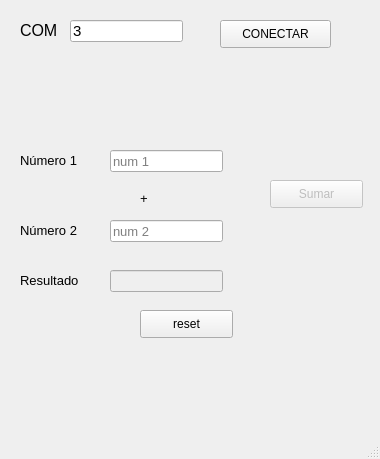
<?xml version="1.0" encoding="UTF-8"?>
<ui version="4.0">
 <class>MainWindow</class>
 <widget class="QMainWindow" name="MainWindow">
  <property name="geometry">
   <rect>
    <x>0</x>
    <y>0</y>
    <width>380</width>
    <height>459</height>
   </rect>
  </property>
  <property name="windowTitle">
   <string>Suma</string>
  </property>
  <widget class="QWidget" name="centralwidget">
   <widget class="QLabel" name="label">
    <property name="geometry">
     <rect>
      <x>20</x>
      <y>20</y>
      <width>51</width>
      <height>21</height>
     </rect>
    </property>
    <property name="font">
     <font>
      <pointsize>12</pointsize>
     </font>
    </property>
    <property name="midLineWidth">
     <number>3</number>
    </property>
    <property name="text">
     <string>COM</string>
    </property>
   </widget>
   <widget class="QLineEdit" name="txt_com">
    <property name="geometry">
     <rect>
      <x>70</x>
      <y>20</y>
      <width>113</width>
      <height>22</height>
     </rect>
    </property>
    <property name="font">
     <font>
      <pointsize>11</pointsize>
     </font>
    </property>
    <property name="text">
     <string>3</string>
    </property>
    <property name="placeholderText">
     <string>COM</string>
    </property>
   </widget>
   <widget class="QPushButton" name="btn_connect">
    <property name="geometry">
     <rect>
      <x>220</x>
      <y>20</y>
      <width>111</width>
      <height>28</height>
     </rect>
    </property>
    <property name="text">
     <string>CONECTAR</string>
    </property>
   </widget>
   <widget class="QLineEdit" name="txt_num1">
    <property name="geometry">
     <rect>
      <x>110</x>
      <y>150</y>
      <width>113</width>
      <height>22</height>
     </rect>
    </property>
    <property name="font">
     <font>
      <pointsize>10</pointsize>
     </font>
    </property>
    <property name="placeholderText">
     <string>num 1</string>
    </property>
   </widget>
   <widget class="QLineEdit" name="txt_num2">
    <property name="geometry">
     <rect>
      <x>110</x>
      <y>220</y>
      <width>113</width>
      <height>22</height>
     </rect>
    </property>
    <property name="font">
     <font>
      <pointsize>10</pointsize>
     </font>
    </property>
    <property name="placeholderText">
     <string>num 2</string>
    </property>
   </widget>
   <widget class="QLabel" name="label_2">
    <property name="geometry">
     <rect>
      <x>20</x>
      <y>220</y>
      <width>71</width>
      <height>21</height>
     </rect>
    </property>
    <property name="font">
     <font>
      <pointsize>10</pointsize>
     </font>
    </property>
    <property name="text">
     <string>Número 2</string>
    </property>
   </widget>
   <widget class="QLabel" name="label_3">
    <property name="geometry">
     <rect>
      <x>20</x>
      <y>150</y>
      <width>71</width>
      <height>21</height>
     </rect>
    </property>
    <property name="font">
     <font>
      <pointsize>10</pointsize>
     </font>
    </property>
    <property name="text">
     <string>Número 1</string>
    </property>
   </widget>
   <widget class="QLabel" name="label_4">
    <property name="geometry">
     <rect>
      <x>20</x>
      <y>270</y>
      <width>81</width>
      <height>21</height>
     </rect>
    </property>
    <property name="font">
     <font>
      <pointsize>10</pointsize>
     </font>
    </property>
    <property name="text">
     <string>Resultado</string>
    </property>
   </widget>
   <widget class="QLineEdit" name="txt_result">
    <property name="enabled">
     <bool>false</bool>
    </property>
    <property name="geometry">
     <rect>
      <x>110</x>
      <y>270</y>
      <width>113</width>
      <height>22</height>
     </rect>
    </property>
    <property name="font">
     <font>
      <pointsize>10</pointsize>
     </font>
    </property>
   </widget>
   <widget class="QPushButton" name="btn_sumar">
    <property name="enabled">
     <bool>false</bool>
    </property>
    <property name="geometry">
     <rect>
      <x>270</x>
      <y>180</y>
      <width>93</width>
      <height>28</height>
     </rect>
    </property>
    <property name="text">
     <string>Sumar</string>
    </property>
   </widget>
   <widget class="QLabel" name="label_5">
    <property name="geometry">
     <rect>
      <x>140</x>
      <y>190</y>
      <width>21</width>
      <height>16</height>
     </rect>
    </property>
    <property name="font">
     <font>
      <pointsize>10</pointsize>
     </font>
    </property>
    <property name="text">
     <string>+</string>
    </property>
   </widget>
   <widget class="QLabel" name="lb_error">
    <property name="geometry">
     <rect>
      <x>20</x>
      <y>360</y>
      <width>321</width>
      <height>31</height>
     </rect>
    </property>
    <property name="font">
     <font>
      <pointsize>10</pointsize>
     </font>
    </property>
    <property name="text">
     <string/>
    </property>
   </widget>
   <widget class="QPushButton" name="btn_reset">
    <property name="geometry">
     <rect>
      <x>140</x>
      <y>310</y>
      <width>93</width>
      <height>28</height>
     </rect>
    </property>
    <property name="text">
     <string>reset</string>
    </property>
   </widget>
  </widget>
  <widget class="QMenuBar" name="menubar">
   <property name="geometry">
    <rect>
     <x>0</x>
     <y>0</y>
     <width>380</width>
     <height>26</height>
    </rect>
   </property>
  </widget>
  <widget class="QStatusBar" name="statusbar"/>
 </widget>
 <resources/>
 <connections/>
</ui>
